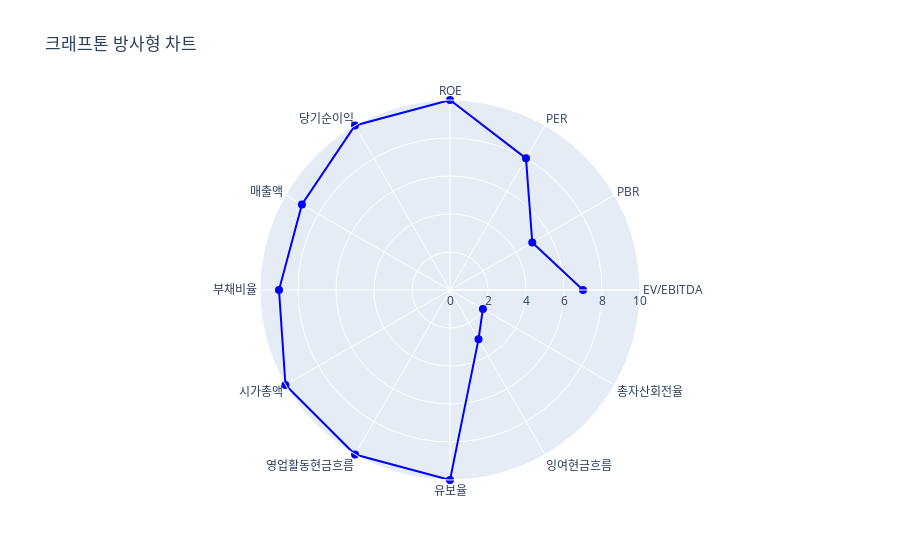

Here is the notebook cell this chart was saved with:
### Code cell
import pandas as pd
import plotly.graph_objects as go
import numpy as np

# CSV 파일 읽기
file_path = "scored_company_data_sorted.csv"
data = pd.read_csv(file_path)

def plot_radar_chart(company_name):
    # 입력받은 기업명 데이터 필터링
    company_data = data[data['기업명'] == company_name]
    
    if company_data.empty:
        print(f"기업명 '{company_name}'에 해당하는 데이터가 없습니다.")
        return
    
    # 항목과 점수 및 최근값 가져오기
    categories = company_data['항목'].tolist()
    values = company_data['점수'].tolist()
    recent_values = company_data['최근값'].tolist()  # 최근값 추가
    
    # 방사형 차트를 위한 값 준비
    num_vars = len(categories)
    
    # 각도 계산
    angles = np.linspace(0, 2 * np.pi, num_vars, endpoint=False).tolist()
    values += values[:1]  # 차트를 닫기 위해 첫 번째 값을 추가
    recent_values += recent_values[:1]  # 최근값도 동일하게 추가
    angles += angles[:1]  # 각도도 동일하게 닫기
    
    # Plotly를 사용하여 방사형 차트 생성 (면적 없이 선만 표시)
    fig = go.Figure(data=go.Scatterpolar(
        r=values,
        theta=categories,
        mode='markers+lines',  # 면적 없이 선만 그리기 위해 'lines' 사용
        marker=dict(size=8, color='blue'),
        text=[f'{categories[i]}: 최근값 = {recent_values[i]}' for i in range(num_vars)],
        hoverinfo='text'
    ))

    # 레이아웃 설정
    fig.update_layout(
        title=f"{company_name} 방사형 차트",
        polar=dict(
            radialaxis=dict(
                visible=True,
                range=[0, 10]  # 최대 점수 10으로 설정
            ),
        ),
        showlegend=False
    )
    
    # 그래프 표시
    fig.show()

# 예제 실행
input_company = input("방사형 차트를 보고 싶은 기업명을 입력하세요: ")
plot_radar_chart(input_company)

### Figure 1 — Plotly figure (JSON) as saved in the notebook; plotly's stock layout.template omitted (floating-point values rounded to 4 significant figures)
{"data": [{"hoverinfo": "text", "marker": {"color": "blue", "size": 8}, "mode": "markers+lines", "r": [7, 5, 8, 10, 10, 9, 9, 10, 10, 10, 3, 2, 7], "text": ["EV/EBITDA: 최근값 = 10.69", "PBR: 최근값 = 2.18", "PER: 최근값 = 15.84", "ROE: 최근값 = 23.8", "당기순이익: 최근값 = 6900.0", "매출액: 최근값 = 13729.0", "부채비율: 최근값 = 17.2", "시가총액: 최근값 = 142228.0", "영업활동현금흐름: 최근값 = 4059.0", "유보율: 최근값 = 125255.9", "잉여현금흐름: 최근값 = -337.0", "총자산회전율: 최근값 = 0.4"], "theta": ["EV/EBITDA", "PBR", "PER", "ROE", "당기순이익", "매출액", "부채비율", "시가총액", "영업활동현금흐름", "유보율", "잉여현금흐름", "총자산회전율"], "type": "scatterpolar"}], "layout": {"polar": {"radialaxis": {"range": [0, 10], "visible": true}}, "showlegend": false, "title": {"text": "크래프톤 방사형 차트"}}}
